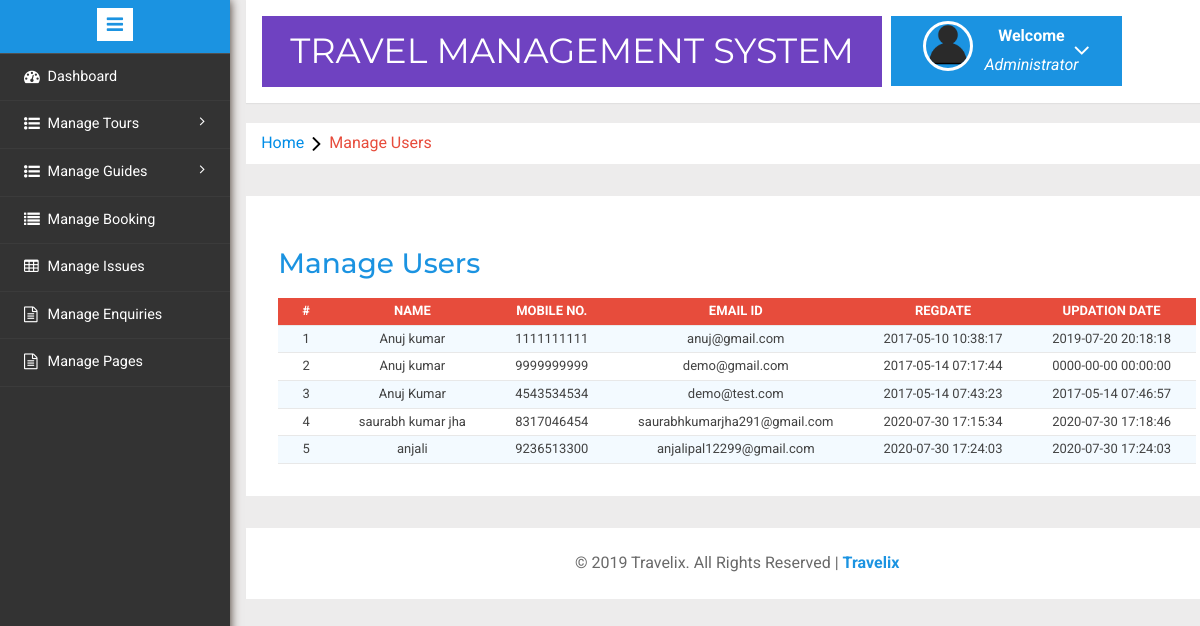
The page /admin/manage-users.php (signed in) on the database its author committed.
### tables this page shows
CREATE TABLE `tblusers` (
  `id` int(11) NOT NULL,
  `FullName` varchar(100) DEFAULT NULL,
  `MobileNumber` char(10) DEFAULT NULL,
  `EmailId` varchar(70) DEFAULT NULL,
  `Password` varchar(100) DEFAULT NULL,
  `RegDate` timestamp NULL DEFAULT current_timestamp(),
  `UpdationDate` timestamp NOT NULL DEFAULT current_timestamp()
);

### admin/manage-users.php (the view, shortened to what this page needs)
<?php
include('includes/config.php');
if(strlen($_SESSION['alogin'])==0)
	{
header('location:index.php');
}
else{
	?>
<!DOCTYPE HTML>
<html>
<head>
<link href="css/bootstrap.min.css" rel='stylesheet' type='text/css' />
<link href="css/style.css" rel='stylesheet' type='text/css' />
<link rel="stylesheet" href="css/morris.css" type="text/css"/>
<link href="css/font-awesome.css" rel="stylesheet">
<link rel="stylesheet" type="text/css" href="css/table-style.css" />
<link rel="stylesheet" type="text/css" href="css/basictable.css" />
<link rel="stylesheet" href="css/icon-font.min.css" type='text/css' />
</head>
<body>
   <div class="page-container">
<div class="left-content">
	   <div class="mother-grid-inner">
				<?php include('includes/header.php');?>
				</div>
<ol class="breadcrumb">
                <li class="breadcrumb-item"><a href="index.html">Home</a><i class="fa fa-angle-right"></i>Manage Users</li>
            </ol>
<div class="agile-grids">
				<div class="agile-tables">
					<div class="w3l-table-info">
					  <h2>Manage Users</h2>
					    <table id="table">
						<thead>
						  <tr>
						  <th>#</th>
							<th>Name</th>
							<th>Mobile No.</th>
							<th>Email Id</th>
							<th>RegDate </th>
							<th>Updation Date</th>
						  </tr>
						</thead>
						<tbody>
<?php $sql = "SELECT * from tblusers";
$query = $dbh -> prepare($sql);
$query->execute();
$results=$query->fetchAll(PDO::FETCH_OBJ);
$cnt=1;
if($query->rowCount() > 0)
{
foreach($results as $result)
{				?>
						  <tr>
							<td><?php echo htmlentities($cnt);?></td>
							<td><?php echo htmlentities($result->FullName);?></td>
							<td><?php echo htmlentities($result->MobileNumber);?></td>
							<td><?php echo htmlentities($result->EmailId);?></td>
							<td><?php echo htmlentities($result->RegDate);?></td>
							<td><?php echo htmlentities($result->UpdationDate);?></td>
						  </tr>
						 <?php $cnt=$cnt+1;} }?>
						</tbody>
					  </table>
					</div>
			</div>
<?php include('includes/footer.php');?>
</div>
</div>
						<?php include('includes/sidebarmenu.php');?>
							</div>
</body>
</html>
<?php } ?>

### admin/css/table-style.css (style rules this page uses)
table { background: white; border-collapse: collapse; margin: 1.25em 0 0; width: 100%; }
table tr, table th, table td { border: none; border-bottom: 1px solid #e8e8e8; font-size: 13px; width:auto; }
table th, table td { padding: 4px 17px; text-align: center; width:auto; }
table th { background: #e74c3c; color: #fff; text-transform: uppercase; width:auto; }
table tr td { background: #f3faff; color: #424242; width:auto; }
table tr:nth-of-type(2n+2) td { background: #ffffff; }
table { width: 100%; }

### rows shown on the page
tblusers: FullName "Anuj kumar", MobileNumber "1111111111", EmailId "anuj@gmail.com", RegDate "2017-05-10 10:38:17", UpdationDate "2019-07-20 20:18:18"
tblusers: FullName "Anuj kumar", MobileNumber "9999999999", EmailId "demo@gmail.com", RegDate "2017-05-14 07:17:44", UpdationDate "0000-00-00 00:00:00"
tblusers: FullName "Anuj Kumar", MobileNumber "4543534534", EmailId "demo@test.com", RegDate "2017-05-14 07:43:23", UpdationDate "2017-05-14 07:46:57"
tblusers: FullName "saurabh kumar jha", MobileNumber "8317046454", EmailId "saurabhkumarjha291@gmail.com", RegDate "2020-07-30 17:15:34", UpdationDate "2020-07-30 17:18:46"
tblusers: FullName "anjali", MobileNumber "9236513300", EmailId "anjalipal12299@gmail.com", RegDate "2020-07-30 17:24:03", UpdationDate "2020-07-30 17:24:03"
